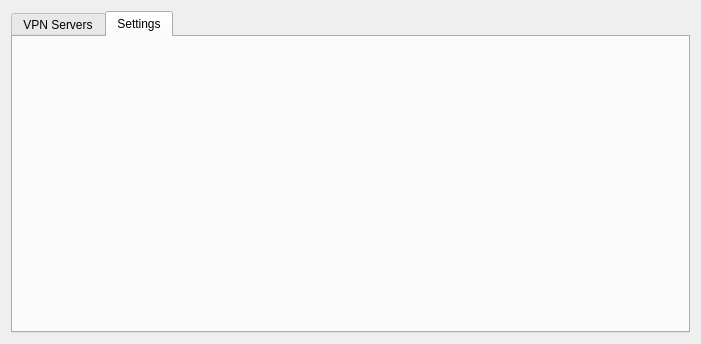
<?xml version="1.0" encoding="UTF-8"?>
<ui version="4.0">
 <class>SettingsDialog</class>
 <widget class="QDialog" name="SettingsDialog">
  <property name="geometry">
   <rect>
    <x>0</x>
    <y>0</y>
    <width>701</width>
    <height>344</height>
   </rect>
  </property>
  <property name="windowTitle">
   <string>Settings</string>
  </property>
  <layout class="QVBoxLayout" name="verticalLayout">
   <item>
    <layout class="QHBoxLayout" name="horizontalLayout">
     <item>
      <widget class="QTabWidget" name="tabWidget">
       <property name="currentIndex">
        <number>1</number>
       </property>
       <widget class="QWidget" name="VPNServers">
        <attribute name="title">
         <string>VPN Servers</string>
        </attribute>
       </widget>
       <widget class="QWidget" name="Settings">
        <attribute name="title">
         <string>Settings</string>
        </attribute>
        <widget class="QWidget" name="verticalLayoutWidget">
         <property name="geometry">
          <rect>
           <x>60</x>
           <y>20</y>
           <width>611</width>
           <height>271</height>
          </rect>
         </property>
         <layout class="QVBoxLayout" name="verticalLayout_2"/>
        </widget>
       </widget>
      </widget>
     </item>
    </layout>
   </item>
  </layout>
 </widget>
 <resources/>
 <connections/>
</ui>
